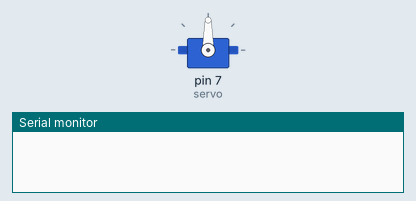
This sketch was run on a simulated Arduino Uno, built with avr-gcc and run on an emulated ATmega328P. Parts: servo, the last lines printed to the serial monitor.

Above: at 0.1 s.
At 6.1 s:
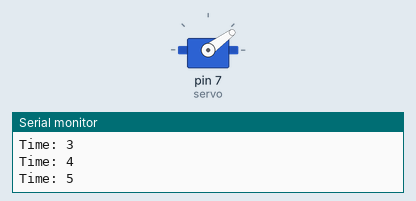
At 13.1 s:
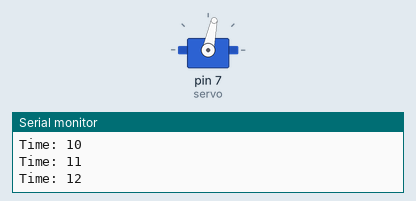
At 30.3 s:
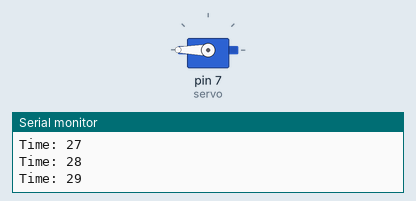
Timing chart, 0 to 31.8 s (numbered marks = the images above):
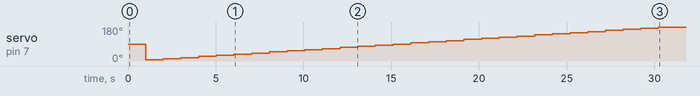

The sketch:

exercise2.ino
```cpp
// (C) Juan Garcia, Oscar Reina, Jan Manel, group: 19 (2023)
// Work package 4
// Exercise 2
// Submission code: eRw&9 (provided by your TA-s)


//include servo Library
#include <Servo.h>

// declare variable to keep track of seconds, interrups and degrees
int timer = 0;
int interruptCounter = 0;
int degreeCounter = 0;

//Declare a servo object
Servo servo;


void setup() {
   // method to setup the timer
   setup_timer_2();
   // attach servo object
   servo.attach(7, 0, 360);
   //begin console
   Serial.begin(9600);
}

// loop will do nothing since servo will move via interrupts
void loop() {}

// inspired on tutorial:
// https://electronoobs.com/eng_arduino_tut140.php
void setup_timer_2() {
  // stop all interrupts
   cli();

   // set timer 2 value to 0
   TCNT2 = 0;

   // Timer2 (interrupt each 8 ms)
   // interrupt time = 1/(16Mhz/1024) * 125 =  8 ms;
   // Reset TCCR2A and TCCR2B to 0
   TCCR2A = 0;
   TCCR2B = 0;

   //Set CS20, CS21 and CS22 to 1 so we get prescalar 1024
   TCCR2B |= B00000111;

   //Set OCIE1B to 1 so we enable compare match B
   TIMSK2 |= B00000100;
   // Set compare register B to this value
   OCR2B = 125;
   //Allow interrupts
   sei();
}


// The check for 125 interrupts was inspired by the implementation
// of team 1


//This IRS triggers every 8ms
ISR(TIMER2_COMPB_vect){

  	// we increase by 1 the counter that keeps track of how
    // many times this function is called
  	interruptCounter++;
    //set the timer to 0
	TCNT2 = 0;

  	// we check if the number of interrupts is a multiple of 125, since
    // 8ms times 125 would equal 1 second
 	if((interruptCounter % 125) == 0){

      // if clock reaches end position, reset it
      if(timer % 180 == 0){
        degreeCounter = 0;
      }
      // print time
      Serial.print("Time: ");
      Serial.println(timer++);

      // move servo by 1/60th of 180
      degreeCounter +=6;
      servo.write(degreeCounter);
	}
}
```

exercise4.c
```cpp
// (C) Juan Garcia, Oscar Reina, Jan Manel, group: 19 (2023)
// Work package 4
// Exercise 4
// Submission code: eRw&9 (provided by your TA-s)

//Declaration of libraries
#include <stdio.h>
#include <string.h>
#include <stdlib.h>
#include <ctype.h>

// -----Functions Declarations -------
int search_number(int number, int tab[], int size);
void sort(int number, int tab[]);


// -----Functions Utils -------
int search_number(int number, int tab[], int size) {

    //Checking for the number in the array
    for(int i = 0; i < size; i ++) {
        if(tab[i] == number){
            //In case we find it we return its first occurrence and break the program (so we make sure it is only the first one)
            return i;
        }
    }
    //Return -1 breaking the program in case of no value found
    return -1;
}

void sort(int number, int tab[]) {
    int start = 0;
    //Looping through the array according to the new start value
    while (start < number) {
        //Saving the first value of the array
        int minValue = tab[start];
        //Saving the index of that first value
        int minIndex = start;
        //Looping over the list to find the minimum element
        for (int i = start; i < number; i++) {
            //Comparing each element of the array with the minimum to get the new smaller value with its index
            if (tab[i] < minValue) {
                minIndex = i;
                minValue = tab[i];
            }
        }

        //Swapping the minimum with the first in the list (start)
        int temp = tab[minIndex];
        tab[minIndex] = tab[start];
        tab[start] = temp;
        //Increasing the start of the array +1 since that part of the array is sorted
        start++;
    }
}

// Main function in the program, no program arguments supported
int main () {

    //Creating a dummy array to test
    int tab[] = {7, 1, 6, 3, 99, 3745, 87};
    //Getting the size of the array
    int size = sizeof(tab) / sizeof(tab[0]);

    //Searching for a specific number of the array
    int number = search_number(6, tab, size);
    //Sorting the test array
    sort(size, tab);

    //Printing the index of the number we were looking for
    printf("The number we are looking for is located at index %d\n", number);

    //Printing the already sorted array
    printf("Sorted array: ");
    for(int i = 0; i < size; i++) {
        printf("%d ", tab[i]);
    }
    printf("\n");
} 
```

Measured:
- by itself, servo on pin 7 (servo): 90° → 6° at 1.0 s, → 12° 1.0 s later, → 18° 1.0 s later, → 24° 1.0 s later, … (30 changes in this stretch)
